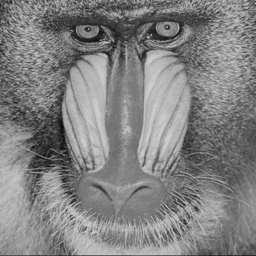
//> input picture Actividad 1/src1.png, 256 x 256 px
$ ./Parte1   (built with g++ and OpenCV 4)
//> lines starting //> are read from the running program, lines starting //| are printed output that depends on the picture; after the words box and inside, x2 and y2 are one past the last pixel; in counts of white or black regions, pixels touching at a corner belong together
//> further down, src_color is the input picture: 256 rows x 256 cols, CV_8UC3; min 10, max 211, mean 129.6
#include <iostream>
#include <opencv2/opencv.hpp>
using namespace std;
using namespace cv;

//calcula y muestra el histograma de la imagen en escala de gris
void show_histogram(string const& name, Mat1b const& image)
{
//> called with name = "src_gray hist"
	// Set histogram bins count
	int bins = 256;
	int histSize[] = { bins };
	// Set ranges for histogram bins
	float lranges[] = { 0, 256 };
	const float* ranges[] = { lranges };
	// create matrix for histogram
	Mat hist;
	int channels[] = { 0 };

	// create matrix for histogram visualization
	int const hist_height = 256;
	Mat3b hist_image = cv::Mat3b::zeros(hist_height, bins);

	//usamos la funcion de libreria calcHist para calcular el histograma
	calcHist(&image, 1, channels, Mat(), hist, 1, histSize, ranges, true, false);
//> hist = 256 values, max 814 at index 122, min 0 at index 0, mean 256

	double max_val = 0;
	minMaxLoc(hist, 0, &max_val);
//> max_val = 814

	// visualize each bin
	for (int b = 0; b < bins; b++)
	{
		float const binVal = hist.at<float>(b);
		int   const height = cvRound((long long)binVal * hist_height / max_val);
		cv::line
		(hist_image
			, Point(b, hist_height - height), Point(b, hist_height)
			, Scalar::all(255)
		);
	}
//> this loop made 256 passes
//> (binVal, height) on passes 1 to 3: (0, 0), (0, 0), (0, 0)
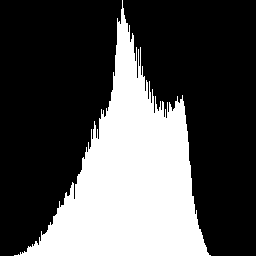
//> hist_image: 256 rows x 256 cols, CV_8UC3; 31.4% white; 1 white region, box (x1, y1, x2, y2) and area: (14, 0, 211, 256) 20611
	imshow(name, hist_image);
}

//calcula el histograma a mano y lo muestra
void show_histogram2(string const& name, Mat1b const& image)
{
//> called with name = "src_gray hist2"
	int bins = 256;
	int rows = image.rows;
//> rows = 256
	int cols = image.cols;
//> cols = 256
	//vamos a tener 256 separaciones, para cada una guardamos un int que representa cuantas veces se encuentra en la imagen
	int hist[256] = { 0 };
	double max_val = 0;
	//recorremos la imagen y calculamos la intensidad en cada pixel
	for (int i = 0; i < rows; i++)
	{
		for (int j = 0; j < cols; j++)
		{
			int val = (int)image.at<uchar>(i, j);
			hist[val]++;
			//buscamos el valor mayor, para graficar luego
			if (hist[val] > max_val)
			{
				max_val = hist[val];
			}
		}
	}
//> this loop made 256 passes
//> max_val on passes 1 to 3: 8, 13, 18
//> after the loop, max_val = 814

	int const hist_height = 256;
	Mat3b hist_image = cv::Mat3b::zeros(hist_height, bins);

	// visualize each bin
	for (int b = 0; b < bins; b++)
	{
		float const binVal = hist[b];
		//casteamos a 8 bytes para no causar overflow
		int   const height = cvRound((long long)binVal * hist_height / max_val);
		cv::line
		(hist_image
			, Point(b, hist_height - height), Point(b, hist_height)
			, Scalar::all(255)
		);
	}
	imshow(name, hist_image);
}
int main()
{
	//cargamos la imagen
	Mat3b const src_color = imread("src1.png", IMREAD_COLOR);
	//la pasamos a grayscale
	Mat1b src_gray;
	cvtColor(src_color, src_gray, cv::COLOR_BGR2GRAY);
	//mostramos la imagen
	imshow("src_gray", src_gray);
	//mostramos el histograma
	show_histogram("src_gray hist", src_gray);
	show_histogram2("src_gray hist2", src_gray);
	waitKey(500);
	cout << "done" << endl;
	//esperamos a que se presione una tecla
	cout << "Presione enter para continuar" << endl;
	std::cin.clear();
	cin.ignore(std::numeric_limits<std::streamsize>::max(), '\n');
	cin.get();
	destroyAllWindows();
	return 0;
}

$ run again, with Actividad 1/src2.jpg saved as Actividad 1/src1.png
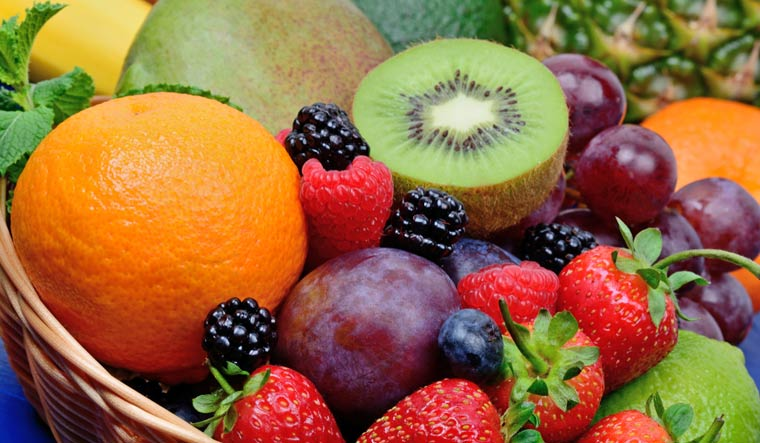
//> input picture Actividad 1/src2.jpg, 760 x 443 px
//> src_color is the input picture: 443 rows x 760 cols, CV_8UC3; mean B, G, R 63.6, 105.6, 151.1
//> `cvtColor(src_color, src_gray, cv::COLOR_BGR2GRAY);`:
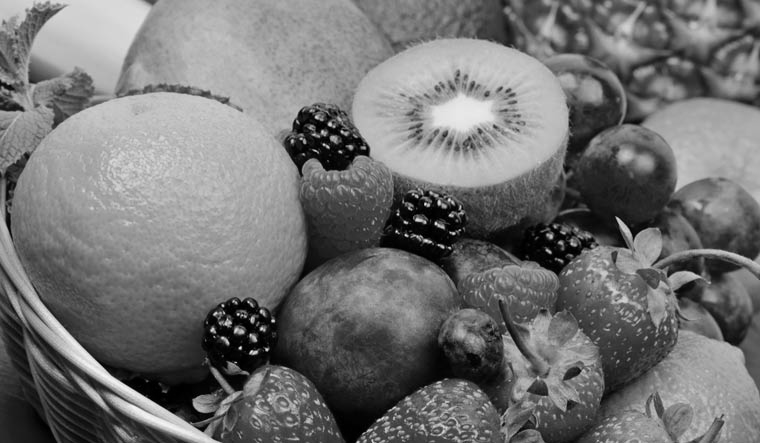
//> src_gray: 443 rows x 760 cols, CV_8UC1; min 0, max 246, mean 114.4
//> in show_histogram, `calcHist(&image, 1, channels, Mat(), hist, 1, histSize, ranges, true, ..`: hist = 256 values, max 2545 at index 164, min 0 at index 247, mean 1315.2
//> in show_histogram, `minMaxLoc(hist, 0, &max_val);`: max_val = 2545
//> the loop in show_histogram, `for (int b = 0; b < bins; b++)` made 256 passes
//> (binVal, height) on passes 1 to 3: (446, 45), (1430, 144), (1096, 110)
//> after the loop in show_histogram, `for (int b = 0; b < bins; b++)`:
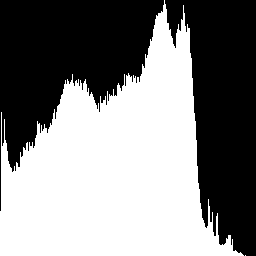
//> hist_image: 256 rows x 256 cols, CV_8UC3; 51.7% white; 2 black regions, box (x1, y1, x2, y2) and area: (0, 0, 164, 211) 16385, (165, 0, 256, 256) 15274
//> the loop in show_histogram2, `for (int i = 0; i < rows; i++)` made 443 passes
//> max_val on passes 1 to 3: 29, 61, 90
//> the loop in show_histogram2, `for (int b = 0; b < bins; b++)` made 256 passes
